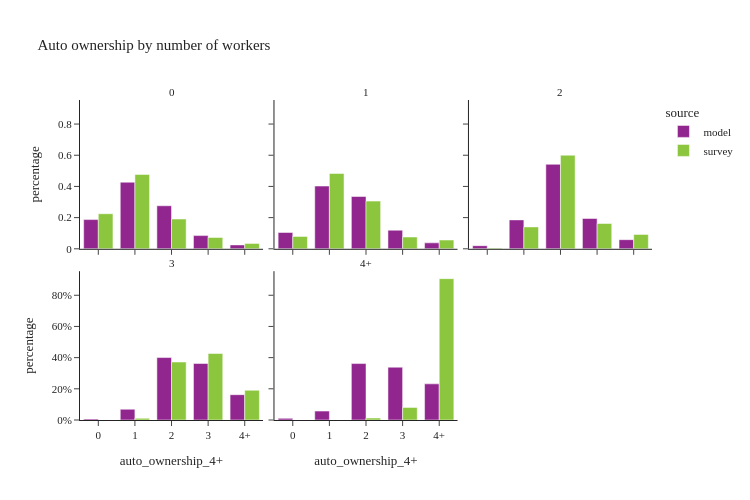

The code cell stored with this chart in its notebook:
### Code cell
util.plot_share_facetbar(hh_data, 'hh_weight', share_col="auto_ownership_4+", title="Auto ownership by number of workers", 

                            facet_col="num_workers_4+", facet_col_wrap=3, height=500, orientation='v')

### Figure 1 — Plotly figure (JSON) as saved in the notebook; plotly's stock layout.template omitted (floating-point values rounded to 4 significant figures)
{"data": [{"alignmentgroup": "True", "customdata": [[69961], [159417], [103077], [31619], [9283]], "hovertemplate": "source=model<br>num_workers_4+=0<br>auto_ownership_4+=%{x}<br>percentage=%{y}<br>sample_size=%{customdata[0]}<extra></extra>", "legendgroup": "model", "marker": {"color": "#91268F", "pattern": {"shape": ""}}, "name": "model", "offsetgroup": "model", "orientation": "v", "showlegend": true, "textposition": "auto", "type": "bar", "x": ["0", "1", "2", "3", "4+"], "xaxis": "x4", "y": [0.1874, 0.427, 0.2761, 0.08469, 0.02486], "yaxis": "y4"}, {"alignmentgroup": "True", "customdata": [[70906], [272763], [227399], [80911], [25862]], "hovertemplate": "source=model<br>num_workers_4+=1<br>auto_ownership_4+=%{x}<br>percentage=%{y}<br>sample_size=%{customdata[0]}<extra></extra>", "legendgroup": "model", "marker": {"color": "#91268F", "pattern": {"shape": ""}}, "name": "model", "offsetgroup": "model", "orientation": "v", "showlegend": false, "textposition": "auto", "type": "bar", "x": ["0", "1", "2", "3", "4+"], "xaxis": "x5", "y": [0.1046, 0.4024, 0.3355, 0.1194, 0.03815], "yaxis": "y5"}, {"alignmentgroup": "True", "customdata": [[11171], [103442], [302297], [108361], [32656]], "hovertemplate": "source=model<br>num_workers_4+=2<br>auto_ownership_4+=%{x}<br>percentage=%{y}<br>sample_size=%{customdata[0]}<extra></extra>", "legendgroup": "model", "marker": {"color": "#91268F", "pattern": {"shape": ""}}, "name": "model", "offsetgroup": "model", "orientation": "v", "showlegend": false, "textposition": "auto", "type": "bar", "x": ["0", "1", "2", "3", "4+"], "xaxis": "x6", "y": [0.02002, 0.1854, 0.5418, 0.1942, 0.05853], "yaxis": "y6"}, {"alignmentgroup": "True", "customdata": [[377], [4328], [25169], [22775], [10197]], "hovertemplate": "source=model<br>num_workers_4+=3<br>auto_ownership_4+=%{x}<br>percentage=%{y}<br>sample_size=%{customdata[0]}<extra></extra>", "legendgroup": "model", "marker": {"color": "#91268F", "pattern": {"shape": ""}}, "name": "model", "offsetgroup": "model", "orientation": "v", "showlegend": false, "textposition": "auto", "type": "bar", "x": ["0", "1", "2", "3", "4+"], "xaxis": "x", "y": [0.005999, 0.06887, 0.4005, 0.3624, 0.1623], "yaxis": "y"}, {"alignmentgroup": "True", "customdata": [[674], [3670], [23218], [21721], [14871]], "hovertemplate": "source=model<br>num_workers_4+=4+<br>auto_ownership_4+=%{x}<br>percentage=%{y}<br>sample_size=%{customdata[0]}<extra></extra>", "legendgroup": "model", "marker": {"color": "#91268F", "pattern": {"shape": ""}}, "name": "model", "offsetgroup": "model", "orientation": "v", "showlegend": false, "textposition": "auto", "type": "bar", "x": ["0", "1", "2", "3", "4+"], "xaxis": "x2", "y": [0.01051, 0.05721, 0.3619, 0.3386, 0.2318], "yaxis": "y2"}, {"alignmentgroup": "True", "customdata": [[236], [422], [243], [77], [27]], "hovertemplate": "source=survey<br>num_workers_4+=0<br>auto_ownership_4+=%{x}<br>percentage=%{y}<br>sample_size=%{customdata[0]}<extra></extra>", "legendgroup": "survey", "marker": {"color": "#8CC63E", "pattern": {"shape": ""}}, "name": "survey", "offsetgroup": "survey", "orientation": "v", "showlegend": true, "textposition": "auto", "type": "bar", "x": ["0", "1", "2", "3", "4+"], "xaxis": "x4", "y": [0.2249, 0.4769, 0.1911, 0.07261, 0.03453], "yaxis": "y4"}, {"alignmentgroup": "True", "customdata": [[312], [838], [289], [61], [31]], "hovertemplate": "source=survey<br>num_workers_4+=1<br>auto_ownership_4+=%{x}<br>percentage=%{y}<br>sample_size=%{customdata[0]}<extra></extra>", "legendgroup": "survey", "marker": {"color": "#8CC63E", "pattern": {"shape": ""}}, "name": "survey", "offsetgroup": "survey", "orientation": "v", "showlegend": false, "textposition": "auto", "type": "bar", "x": ["0", "1", "2", "3", "4+"], "xaxis": "x5", "y": [0.07942, 0.4831, 0.3058, 0.0755, 0.05617], "yaxis": "y5"}, {"alignmentgroup": "True", "customdata": [[34], [313], [439], [83], [37]], "hovertemplate": "source=survey<br>num_workers_4+=2<br>auto_ownership_4+=%{x}<br>percentage=%{y}<br>sample_size=%{customdata[0]}<extra></extra>", "legendgroup": "survey", "marker": {"color": "#8CC63E", "pattern": {"shape": ""}}, "name": "survey", "offsetgroup": "survey", "orientation": "v", "showlegend": false, "textposition": "auto", "type": "bar", "x": ["0", "1", "2", "3", "4+"], "xaxis": "x6", "y": [0.004814, 0.1403, 0.6003, 0.1622, 0.09238], "yaxis": "y6"}, {"alignmentgroup": "True", "customdata": [[4], [16], [23], [11]], "hovertemplate": "source=survey<br>num_workers_4+=3<br>auto_ownership_4+=%{x}<br>percentage=%{y}<br>sample_size=%{customdata[0]}<extra></extra>", "legendgroup": "survey", "marker": {"color": "#8CC63E", "pattern": {"shape": ""}}, "name": "survey", "offsetgroup": "survey", "orientation": "v", "showlegend": false, "textposition": "auto", "type": "bar", "x": ["1", "2", "3", "4+"], "xaxis": "x", "y": [0.01111, 0.3718, 0.4264, 0.1907], "yaxis": "y"}, {"alignmentgroup": "True", "customdata": [[2], [2], [6]], "hovertemplate": "source=survey<br>num_workers_4+=4+<br>auto_ownership_4+=%{x}<br>percentage=%{y}<br>sample_size=%{customdata[0]}<extra></extra>", "legendgroup": "survey", "marker": {"color": "#8CC63E", "pattern": {"shape": ""}}, "name": "survey", "offsetgroup": "survey", "orientation": "v", "showlegend": false, "textposition": "auto", "type": "bar", "x": ["2", "3", "4+"], "xaxis": "x2", "y": [0.01265, 0.08081, 0.9065], "yaxis": "y2"}], "layout": {"annotations": [{"font": {}, "showarrow": false, "text": "3", "x": 0.16, "xanchor": "center", "xref": "paper", "y": 0.465, "yanchor": "bottom", "yref": "paper"}, {"font": {}, "showarrow": false, "text": "4+", "x": 0.5, "xanchor": "center", "xref": "paper", "y": 0.465, "yanchor": "bottom", "yref": "paper"}, {"font": {}, "showarrow": false, "text": "0", "x": 0.16, "xanchor": "center", "xref": "paper", "y": 1.0, "yanchor": "bottom", "yref": "paper"}, {"font": {}, "showarrow": false, "text": "1", "x": 0.5, "xanchor": "center", "xref": "paper", "y": 1.0, "yanchor": "bottom", "yref": "paper"}, {"font": {}, "showarrow": false, "text": "2", "x": 0.84, "xanchor": "center", "xref": "paper", "y": 1.0, "yanchor": "bottom", "yref": "paper"}], "barmode": "group", "height": 500, "legend": {"title": {"text": "source"}, "tracegroupgap": 0}, "title": {"text": "Auto ownership by number of workers"}, "width": 750, "xaxis": {"anchor": "y", "domain": [0.0, 0.32], "title": {"text": "auto_ownership_4+"}}, "xaxis2": {"anchor": "y2", "domain": [0.34, 0.66], "matches": "x", "title": {"text": "auto_ownership_4+"}}, "xaxis3": {"anchor": "y3", "domain": [0.68, 1.0], "matches": "x", "title": {"text": "auto_ownership_4+"}}, "xaxis4": {"anchor": "y4", "domain": [0.0, 0.32], "matches": "x", "showticklabels": false}, "xaxis5": {"anchor": "y5", "domain": [0.34, 0.66], "matches": "x", "showticklabels": false}, "xaxis6": {"anchor": "y6", "domain": [0.68, 1.0], "matches": "x", "showticklabels": false}, "yaxis": {"anchor": "x", "domain": [0.0, 0.465], "tickformat": ".0%", "title": {"text": "percentage"}}, "yaxis2": {"anchor": "x2", "domain": [0.0, 0.465], "matches": "y", "showticklabels": false, "tickformat": ".0%"}, "yaxis3": {"anchor": "x3", "domain": [0.0, 0.465], "matches": "y", "showticklabels": false}, "yaxis4": {"anchor": "x4", "domain": [0.535, 1.0], "matches": "y", "title": {"text": "percentage"}}, "yaxis5": {"anchor": "x5", "domain": [0.535, 1.0], "matches": "y", "showticklabels": false}, "yaxis6": {"anchor": "x6", "domain": [0.535, 1.0], "matches": "y", "showticklabels": false}}}
